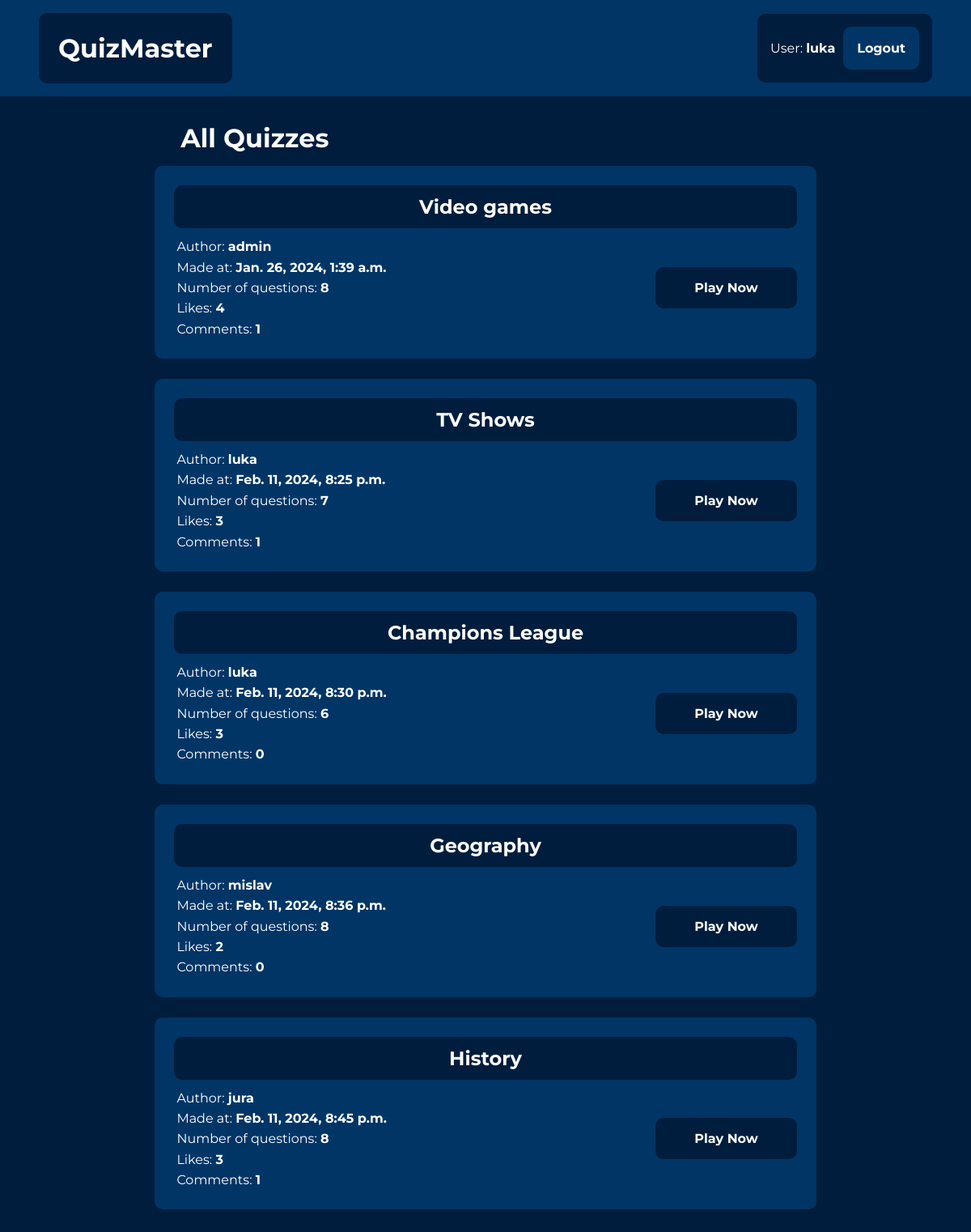
The page /quiz/list/ (signed in) on the database its author committed.
### quiz/models.py (models this page shows, shortened)
class Quiz(models.Model):
    quiz_name = models.CharField(max_length=200, blank=False)
    pub_date = models.DateTimeField("date published", auto_now_add=True)
    description = models.TextField(blank=False)
    author = models.ForeignKey(User, on_delete=models.CASCADE)

### quiz/views.py (the view)
# urls.py: path('list/', views.quiz_list, name="quiz_list"),
def quiz_list(request):
    context = {}
    quizzes = Quiz.objects.all()
    context = {
        "quizzes": quizzes
    }
    return render(request, 'quiz/list.html', context)

### quiz/templates/quiz/list.html
{% extends 'quiz/base.html' %}
{% block content %}
<div class="quiz-list-layout">
    <h1 class="quiz-list-heading">All Quizzes</h1>
{% for quiz in quizzes %}
    <div class="quiz-list-item">
        <h2 class="list-item-heading">
            <a href="{% url 'quiz:detail' quiz.id %}">{{ quiz.quiz_name }}</a>
        </h2>
        <div class="list-item-info">
            <p>Author:
                <a href="{% url 'quiz:user_profile' quiz.author.id %}" class="author-link">{{ quiz.author }}</a>
            </p>
            <p>Made at: <span style="font-weight: bold;">{{ quiz.pub_date }}</span></p>
            <p>Number of questions: <span style="font-weight: bold;">{{ quiz.question_set.count }}</span></p>
            <p>Likes: <span style="font-weight: bold;">{{ quiz.likes.count }}</span></p>
            <p>Comments: <span style="font-weight: bold;">{{ quiz.comments.count }}</span></p>
        </div>
        <div class="list-item-button-div">
            <a href="{% url 'quiz:solve_quiz' quiz.id %}">
                <button class="list-item-button">Play Now</button>
            </a>
        </div>
    </div>
{% endfor %}
</div>
{% endblock content %}

### quiz/templates/quiz/base.html (shortened to what this page needs)
{% load static %}
<html>
    <head>
        <link rel="stylesheet" href="{% static 'quiz/css/base.css' %}">
        <link rel="stylesheet" href="{% static 'quiz/css/home.css' %}">
        <link rel="stylesheet" href="{% static 'quiz/css/quiz_list.css' %}">
        <link rel="stylesheet" href="{% static 'quiz/css/quiz_detail.css' %}">
        <link rel="stylesheet" href="{% static 'quiz/css/quiz_create.css' %}">
        <link rel="stylesheet" href="{% static 'quiz/css/quiz_edit.css' %}">
        <link rel="stylesheet" href="{% static 'quiz/css/quiz_solve.css' %}">
        <link rel="stylesheet" href="{% static 'quiz/css/solve_result.css' %}">
        <link rel="stylesheet" href="{% static 'quiz/css/question_detail.css' %}">
        <link rel="stylesheet" href="{% static 'quiz/css/user_profile.css' %}">
        <link rel="stylesheet" href="{% static 'registration/css/registration.css' %}">
    </head>
    <body>
        <header class="header">
            <div class="header-brand">
                <h1>
                    <a href="/" class="home-link">QuizMaster</a>
                </h1>
            </div>
            <nav class="header-nav">
                {% if request.user.is_authenticated %}
                    <p class="nav-username">User:
                        <a href="{% url 'quiz:user_profile' request.user.id %}" class="author-link">
                            {{ request.user.username }}
                        </a>
                    </p>
                    <form method="post" action="{% url 'logout' %}" class="logout-form">
                        <button type="submit">Logout</button>
                    </form>
                {% endif %}
            </nav>
        </header>
        <div class="main-content">
            {% block content %}
            {% endblock %}
        </div>
    </body>
</html>

### quiz/static/quiz/css/base.css (style rules this page uses)
body, html { margin: 0; padding: 0; height: 100%; font-family: 'Montserrat', sans-serif; background: #001D3D; }
button, input { font-family: 'Montserrat', sans-serif; }
p, h1, h2, h3, h4, h5, h6 { margin: 0; padding: 0; }
a { text-decoration: none; }
.header { display: flex; flex-basis: 100%; justify-content: space-between; align-items: center; padding: 1em 3em; background-color: #003566; }
.header-brand { color: white; background-color: #001D3D; border-radius: 10px; padding: 1.5em; }
.home-link { color: white; }
.header-nav { display: flex; align-items: center; background-color: #001D3D; border-radius: 10px; padding: 1em; color: white; }
.nav-username { margin-right: 10px; }
.logout-form { display: flex; align-items: center; margin-block-end: 0; }
.logout-form button { border: 1px solid transparent; border-radius: 10px; padding: 10px; background: #003566; color: white; font-size: 16px; cursor: pointer; font-weight: bold; padding: 1em; }
.main-content { display: flex; justify-content: center; align-items: center; flex-wrap: wrap; padding: 1em; }

### quiz/static/quiz/css/quiz_list.css (style rules this page uses)
.quiz-list-layout { flex-basis: 70%; display: flex; justify-content: center; align-items: center; flex-wrap: wrap; padding: 1em 2em; }
.quiz-list-heading { flex-basis: 100%; padding-left: 1em; margin-bottom: 15px; color: white; }
.quiz-list-item { flex-basis: 100%; padding: 1.5em; display: flex; flex-wrap: wrap; align-items: stretch; margin-bottom: 25px; border-radius: 10px; background-color: #003566; color: white; }
.list-item-heading { flex-basis: 100%; margin-bottom: 10px; background: #001D3D; border-radius: 10px; text-align: center; padding: 0.5em 0; }
.list-item-heading a { color: white; }
.list-item-info { flex-basis: 50%; }
.list-item-info p { width: 100%; padding: 0.2em; }
.list-item-button-div { flex-basis: 50%; display: flex; justify-content: flex-end; align-items: center; }
.list-item-button { padding: 1em 3em; border: none; cursor: pointer; background-color: #001D3D; color: white; border-radius: 10px; font-weight: bold; font-size: medium; }

### quiz/static/quiz/css/quiz_detail.css (style rules this page uses)
.author-link { color: white; font-weight: bold; }

### rows shown on the page
Quiz: quiz_name "Video games", author "admin", pub_date "Jan. 26, 2024, 1:39 a.m.", question_set.count "8", likes.count "4", comments.count "1"
Quiz: quiz_name "TV Shows", author "luka", pub_date "Feb. 11, 2024, 8:25 p.m.", question_set.count "7", likes.count "3", comments.count "1"
Quiz: quiz_name "Champions League", author "luka", pub_date "Feb. 11, 2024, 8:30 p.m.", question_set.count "6", likes.count "3", comments.count "0"
Quiz: quiz_name "Geography", author "mislav", pub_date "Feb. 11, 2024, 8:36 p.m.", question_set.count "8", likes.count "2", comments.count "0"
Quiz: quiz_name "History", author "jura", pub_date "Feb. 11, 2024, 8:45 p.m.", question_set.count "8", likes.count "3", comments.count "1"

### other values the page prints
{{ request.user.username }} "luka"
